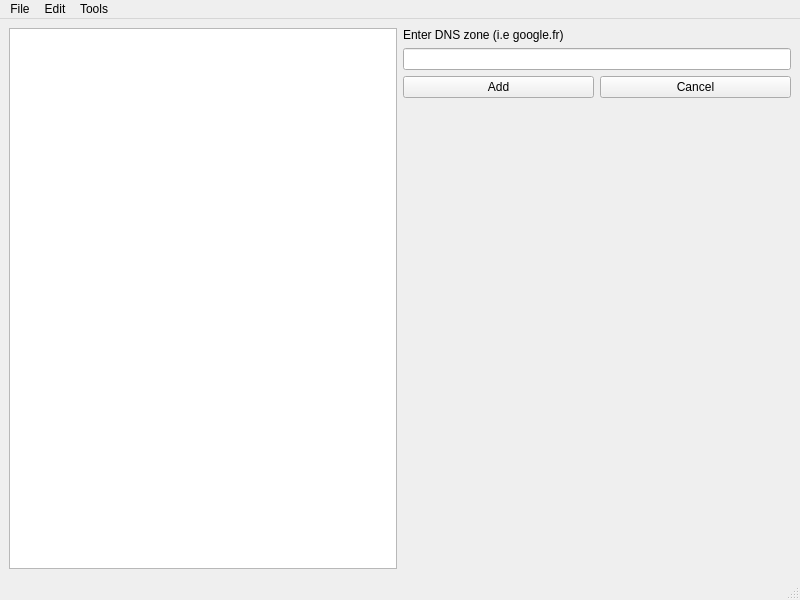
<?xml version="1.0" encoding="UTF-8"?>
<ui version="4.0">
 <class>MainWindow</class>
 <widget class="QMainWindow" name="MainWindow">
  <property name="geometry">
   <rect>
    <x>0</x>
    <y>0</y>
    <width>800</width>
    <height>600</height>
   </rect>
  </property>
  <property name="windowTitle">
   <string>Boxxx DNS Configurator</string>
  </property>
  <property name="windowIcon">
   <iconset>
    <normaloff>../../../Images/favico_boxxx.xpm</normaloff>../../../Images/favico_boxxx.xpm</iconset>
  </property>
  <widget class="QWidget" name="centralwidget">
   <layout class="QHBoxLayout" name="horizontalLayout">
    <item>
     <widget class="QTableWidget" name="t_listdnszone"/>
    </item>
    <item>
     <layout class="QVBoxLayout" name="verticalLayout">
      <item>
       <widget class="QLabel" name="label_input_newdnszone">
        <property name="text">
         <string>Enter DNS zone (i.e google.fr)</string>
        </property>
       </widget>
      </item>
      <item>
       <widget class="QLineEdit" name="input_newdnszone">
        <property name="inputMask">
         <string/>
        </property>
       </widget>
      </item>
      <item>
       <layout class="QHBoxLayout" name="horizontalLayout_2">
        <item>
         <widget class="QPushButton" name="add">
          <property name="text">
           <string>Add</string>
          </property>
         </widget>
        </item>
        <item>
         <widget class="QPushButton" name="cancel">
          <property name="text">
           <string>Cancel</string>
          </property>
         </widget>
        </item>
       </layout>
      </item>
      <item>
       <spacer name="verticalSpacer">
        <property name="orientation">
         <enum>Qt::Vertical</enum>
        </property>
        <property name="sizeHint" stdset="0">
         <size>
          <width>20</width>
          <height>40</height>
         </size>
        </property>
       </spacer>
      </item>
     </layout>
    </item>
   </layout>
  </widget>
  <widget class="QMenuBar" name="menubar">
   <property name="geometry">
    <rect>
     <x>0</x>
     <y>0</y>
     <width>800</width>
     <height>20</height>
    </rect>
   </property>
   <widget class="QMenu" name="menuFile">
    <property name="title">
     <string>File</string>
    </property>
    <addaction name="actionView_config"/>
    <addaction name="actionExport_conf"/>
    <addaction name="separator"/>
    <addaction name="actionQuit"/>
   </widget>
   <widget class="QMenu" name="menuEdit">
    <property name="title">
     <string>Edit</string>
    </property>
    <widget class="QMenu" name="menuAdd">
     <property name="title">
      <string>Add</string>
     </property>
     <addaction name="actionDNS_Entry"/>
     <addaction name="actionDNS_Sever"/>
    </widget>
    <addaction name="menuAdd"/>
   </widget>
   <widget class="QMenu" name="menuTools">
    <property name="title">
     <string>Tools</string>
    </property>
    <widget class="QMenu" name="menuDNS_State">
     <property name="title">
      <string>DNS State</string>
     </property>
     <addaction name="actionLocal_DNC"/>
     <addaction name="actionDistant_DNS"/>
    </widget>
    <addaction name="actionRestart_DNS"/>
    <addaction name="menuDNS_State"/>
   </widget>
   <addaction name="menuFile"/>
   <addaction name="menuEdit"/>
   <addaction name="menuTools"/>
  </widget>
  <widget class="QStatusBar" name="statusbar"/>
  <action name="actionView_config">
   <property name="text">
    <string>View conf</string>
   </property>
  </action>
  <action name="actionExport_conf">
   <property name="text">
    <string>Export conf</string>
   </property>
  </action>
  <action name="actionQuit">
   <property name="text">
    <string>Quit</string>
   </property>
  </action>
  <action name="actionDNS_Entry">
   <property name="text">
    <string>DNS Entry</string>
   </property>
  </action>
  <action name="actionDNS_Sever">
   <property name="text">
    <string>DNS Sever</string>
   </property>
  </action>
  <action name="actionRestart_DNS">
   <property name="text">
    <string>Restart DNS</string>
   </property>
  </action>
  <action name="actionLocal_DNC">
   <property name="text">
    <string>Local DNS</string>
   </property>
  </action>
  <action name="actionDistant_DNS">
   <property name="text">
    <string>Distant DNS</string>
   </property>
  </action>
 </widget>
 <resources/>
 <connections/>
</ui>
